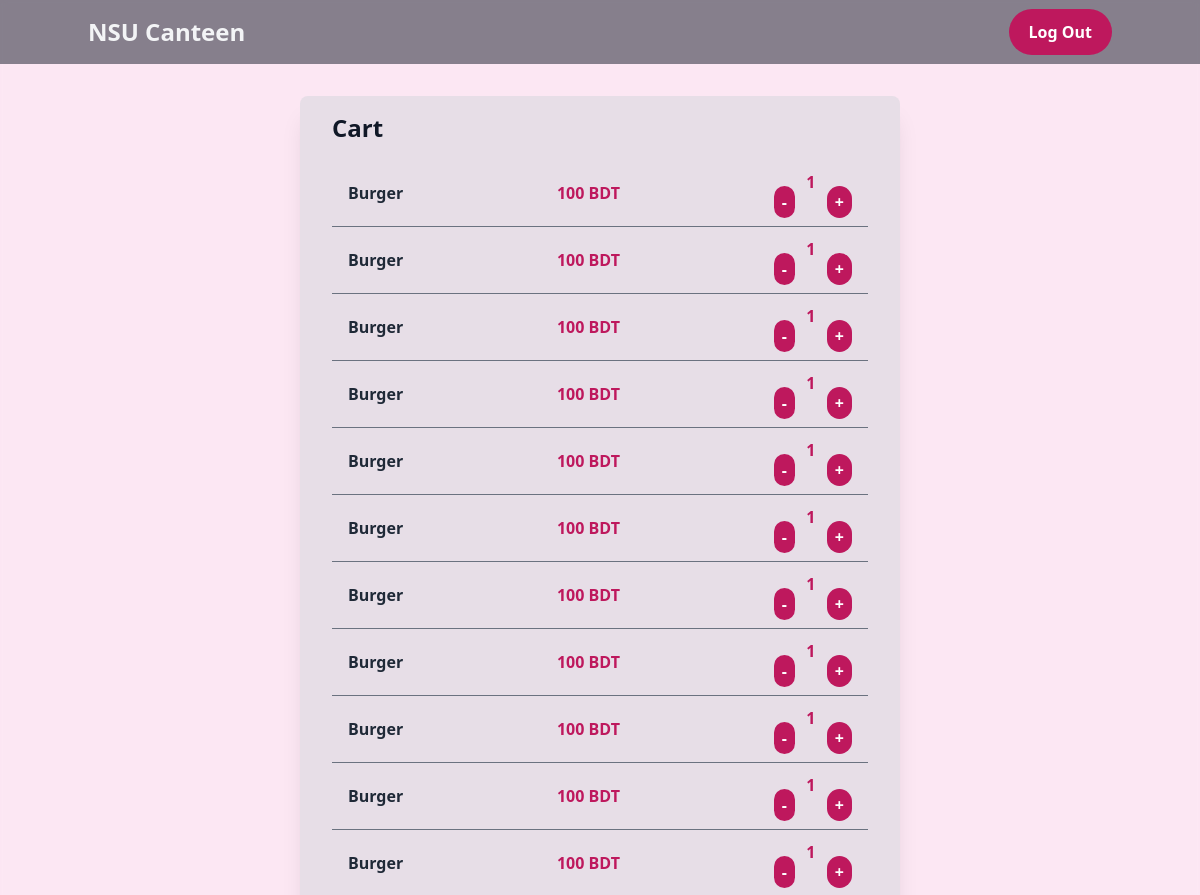
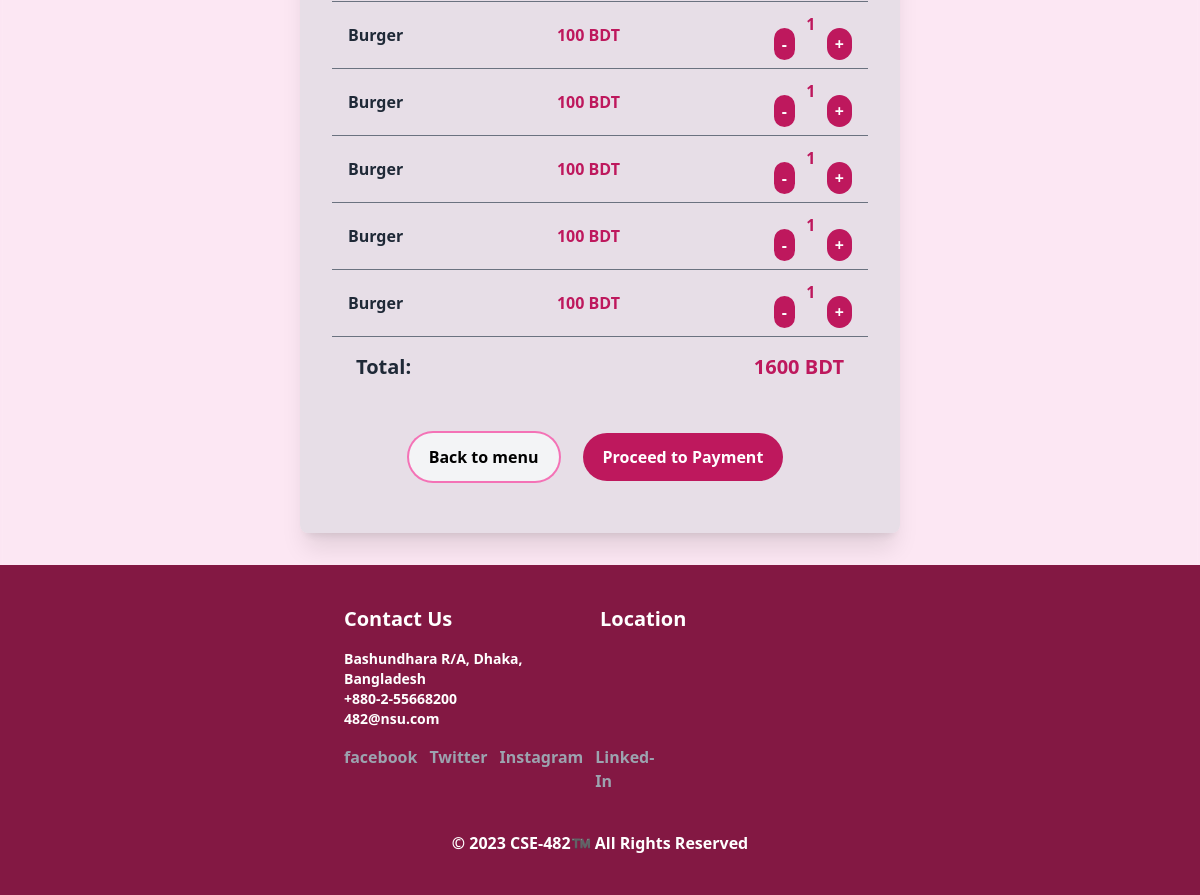
Page /output/invoice.php (signed in) on the committed database (2 pictures, top to bottom).
### tables this page shows
CREATE TABLE `cart` (
  `id` int(11) NOT NULL,
  `foodID` int(11) DEFAULT NULL,
  `email` varchar(255) NOT NULL,
  `quantity` int(11) DEFAULT NULL,
  `timestamp` date NOT NULL DEFAULT current_timestamp()
);

CREATE TABLE `food_list` (
  `id` int(11) NOT NULL,
  `Item_Name` varchar(30) NOT NULL,
  `Price` int(11) NOT NULL,
  `Description` varchar(200) NOT NULL,
  `keywords` varchar(300) NOT NULL,
  `Image_url` text NOT NULL
);

### output/invoice.php (the view, shortened to what this page needs)
<?php
include("protection.php");
?>
<!DOCTYPE html>
<html>
<head>
  <script src="https://cdn.tailwindcss.com"></script>
  <link rel="stylesheet" href="https://cdnjs.cloudflare.com/ajax/libs/tailwindcss/2.2.15/tailwind.min.css"
 />
  <link rel="stylesheet" href="outputstyles.css">
</head>
<body class="bg-pink-100 font-semibold min-h-screen bg-cover bg-no-repeat w-full"
  style="background-image: url('../images/Homepage bg .png'); backdrop-filter:blur(3px);">
<?php include('ui/header.php'); ?>
  <div class="bg-gray-300 shadow-xl rounded-lg bg-opacity-50 py-4 mx-auto my-8 px-4 sm:px-6 lg:px-8 w-full lg:w-1/2">
    <div class="flex flex-col ">
      <div class="text-2xl text-gray-900 font-raleway mb-4">Cart</div>
      <ul class="flex-1 overflow-y-auto">
        <?php
        $sql = "SELECT cart.*, food_list.Item_Name, food_list.Price
              FROM cart INNER JOIN food_list ON cart.foodID = food_list.id WHERE email='" . $_SESSION["email"] . "';";
        $total = 0;
        $result = $conn->query($sql);
        if ($result->num_rows > 0) {
          while ($row = $result->fetch_assoc()) {
            $total += $row["Price"] * $row["quantity"];
            ?>
            <li class="flex justify-between items-center py-2 px-4 border-b border-gray-500">
              <span class="text-gray-800 font-raleway">
                <?php echo $row["Item_Name"]; ?>
              </span>
              <span class="text-pink-700 font-raleway">
                <?php echo $row["Price"]; ?> BDT
              </span>
              <div class="flex item mt-0.5">
                <button onclick="updateCart('<?php echo $row['foodID']; ?>', 'remove')"
                  class="bg-pink-700 hover:bg-pink-50 hover:text-black
              text-white font-raleway max-w-fit mr-1 py-1 px-2 rounded-full focus:outline-black  hover:ring-pink-400 hover:ring-2 w-8 hover:translate-0
              hover:transition-shadow mt-4">-</button>
                <span id="quantity-<?php echo $row['foodID']; ?>" class="text-pink-700 font-bold text-center w-6"><?php echo $row["quantity"]; ?> </span>
                <button onclick="updateCart('<?php echo $row['foodID']; ?>', 'add')"
                  class="bg-pink-700 hover:bg-pink-50 hover:text-black text-white font-raleway max-w-fit ml-1 py-1 px-2 rounded-full focus:outline-black
                  focus:ring-2 hover:ring-pink-400 hover:ring-2 w-8 hover:translate-0 hover:transition-shadow mt-4">+</button>
              </div>
            </li>
            <?PHP
          }
        }
        ?>
      </ul>
      <div class="py-4 px-6 flex justify-between items-center">
        <span class="text-gray-800 font-raleway text-xl">Total:</span>
        <span class="text-pink-700 font-raleway text-xl">
          <?php echo $total; ?> BDT
        </span>
      </div>
      <div class="flex flex-col md:flex-row justify-center items-center mx-auto m-5">
        <a href="../output/homepage.php"
          class="bg-gray-100 hover:bg-pink-700 hover:text-white text-black font-raleway py-3 px-5 m-4 rounded-full ring-pink-400 ring-2
           hover:ring-2 hover:ring-pink-100 max-w-fit hover:translate-0 hover:transition-shadow md:mx-2">
          Back to menu
        </a>
        <form style='margin:0 auto; text-align:center;' action="https://sandbox.aamarpay.com/index.php" method="post"
          name="form1">
          <table border="0" cellpadding="4" cellspacing="2" align="center" style="border-collapse:collapse;">
            <input type="submit"
              class='button bg-pink-700 hover:bg-gray-100 hover:text-black text-white font-raleway py-3 px-5 m-4 rounded-full
                          hover:ring-2 hover:ring-pink-400 max-w-sm hover:translate-0 hover:transition-shadow md:mx-2">'
              value="Proceed to Payment" name="pay">
          </table>
        </form>
      </div>
    </div>
  </div>
  <?php include ('ui/footer.php');?>
</body>
</html>

### rows in the picture
cart: foodID.Item_Name "Burger", foodID.Price "100", quantity "1"
cart: foodID.Item_Name "Burger", foodID.Price "100", quantity "1"
cart: foodID.Item_Name "Burger", foodID.Price "100", quantity "1"
cart: foodID.Item_Name "Burger", foodID.Price "100", quantity "1"
cart: foodID.Item_Name "Burger", foodID.Price "100", quantity "1"
cart: foodID.Item_Name "Burger", foodID.Price "100", quantity "1"
cart: foodID.Item_Name "Burger", foodID.Price "100", quantity "1"
cart: foodID.Item_Name "Burger", foodID.Price "100", quantity "1"
cart: foodID.Item_Name "Burger", foodID.Price "100", quantity "1"
cart: foodID.Item_Name "Burger", foodID.Price "100", quantity "1"
cart: foodID.Item_Name "Burger", foodID.Price "100", quantity "1"
cart: foodID.Item_Name "Burger", foodID.Price "100", quantity "1"
cart: foodID.Item_Name "Burger", foodID.Price "100", quantity "1"
cart: foodID.Item_Name "Burger", foodID.Price "100", quantity "1"
cart: foodID.Item_Name "Burger", foodID.Price "100", quantity "1"
cart: foodID.Item_Name "Burger", foodID.Price "100", quantity "1"

### other values in the picture
$total "1600"
